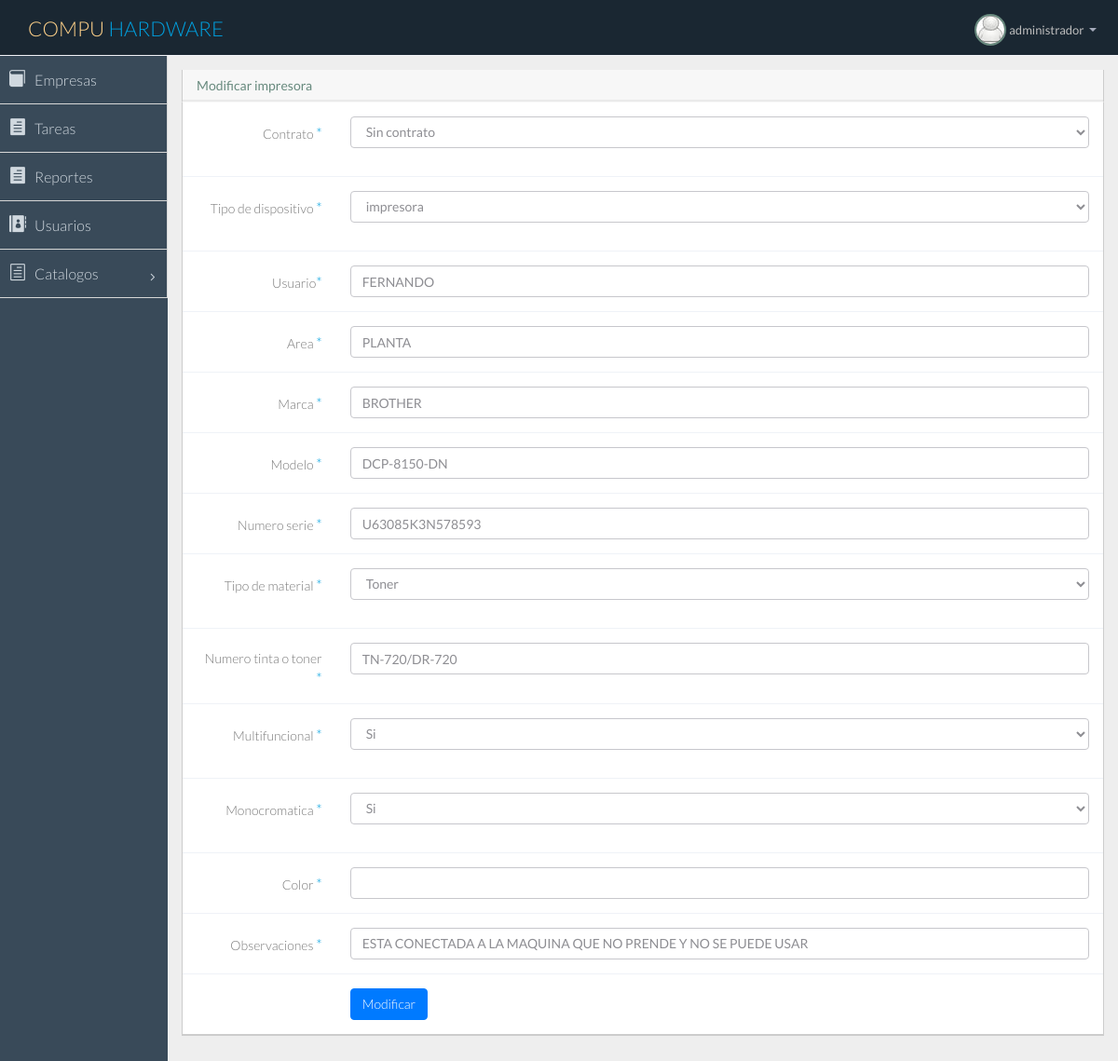
Screenshot of /forms/formImpresoraU.php?id=3 (signed in) with the database file from the repository.
### tables this page shows
CREATE TABLE IF NOT EXISTS `impresora` (
  `id_impresora` int(11) NOT NULL AUTO_INCREMENT,
  `id_empresa` int(11) NOT NULL,
  `id_contrato` int(11) DEFAULT NULL,
  `tipo` varchar(100) NOT NULL,
  `usuario` varchar(50) DEFAULT NULL,
  `area` varchar(60) DEFAULT NULL,
  `marca` varchar(100) DEFAULT NULL,
  `modelo` varchar(50) DEFAULT NULL,
  `numero_serie` varchar(50) DEFAULT NULL,
  `tipo_material` int(11) DEFAULT NULL,
  `numero_material` varchar(60) DEFAULT NULL,
  `multifuncional` int(11) DEFAULT NULL,
  `monocromatica` int(11) DEFAULT NULL,
  `color_monocromatica` varchar(100) DEFAULT NULL,
  `observaciones` text,
  `persona_creacion` int(11) DEFAULT NULL,
  `fecha_creacion` datetime DEFAULT NULL,
  `persona_modificacion` int(11) DEFAULT NULL,
  `fecha_modificacion` datetime DEFAULT NULL,
  `activo` tinyint(1) DEFAULT NULL,
  PRIMARY KEY (`id_impresora`),
  KEY `fk_impresora_empresa1_idx` (`id_empresa`),
  KEY `fk_impresora_contrato1_idx` (`id_contrato`)
);

### forms/formImpresoraU.php (the view, shortened to what this page needs)
<?php
if (isset($_SESSION['nombre'])) {
    if ($_SESSION['tipo_usuario'] == 1) {
        include '../libs/conexion.php';
        $tablaDeMysql = "impresora";
        $consulta = "SELECT * FROM " . $tablaDeMysql . " WHERE id_impresora LIKE '" . $_GET['id'] . "'";
        $resultado = $mysqli->query($consulta);
        $total = mysqli_num_rows($resultado);
        if ($total == 1) {
            while ($row = mysqli_fetch_row($resultado)) {
                $contrato = $row[2];
                $tipo = $row[3];
                $usuario = $row[4];
                $area = $row[5];
                $marca = $row[6];
                $modelo = $row[7];
                $numeroserie = $row[8];
                $tipo_material = $row[9];
                $num_material = $row[10];
                $multifuncional = $row[11];
                $monocromatico = $row[12];
                $color = $row[13];
                $observaciones = $row[14];
            }
        }
        ?>
        <!DOCTYPE html>
        <html lang="en">
        <?php
        include '../view/header.php';
        ?>
        <body>
        <section id="container" class="">
        <?php
        include '../view/menu.php';
        ?>
        <section id="main-content">
        <section class="wrapper">
        <div class="row">
        <div class="col-lg-12">
        <section class="panel">
            <header class="panel-heading">
                Modificar impresora
            </header>
            <div class="panel-body">
                <div class="form">
                    <form class="form-validate form-horizontal " id="register_form" method="post"
                          action="../controllers/updateImpresora.php?a=update&id=<?php echo $_GET['id'] ?>&id2=<?php echo $_GET['id2'] ?>">
                        <div class="form-group">
                            <label for="tipo" class="control-label col-lg-2">Contrato <span
                                    class="required">*</span></label>
                            <div class="col-lg-10">
                                <select class="form-control m-bot15" id="tipo" name="contrato">
                                    <?php
                                    if($contrato == 3){
                                        ?>
                                        <option value="">Sin contrato</option>
                                    <?php }else{
                                        include '../libs/conexion.php';
                                        $tablaDeMysql = "contrato";
                                        $consulta2 = "SELECT * FROM " . $tablaDeMysql . " WHERE activo LIKE 1 AND id_contrato LIKE ".$contrato."";
                                        $resultado2 = $mysqli->query($consulta2);
                                        while ($row2 = mysqli_fetch_row($resultado2)) {
                                            ?>
                                            <option
                                                value="<?php echo $row2[0] ?>"><?php echo $row2[2] ?></option>
                                        <?php }}  ?>
                                </select>
                            </div>
                        </div>
                        <div class="form-group">
                            <label for="tipo" class="control-label col-lg-2">Tipo de dispositivo <span
                                    class="required">*</span></label>
                            <div class="col-lg-10">
                                <select class="form-control m-bot15" id="tipo" name="tipo" required>
                                    <option
                                        value="<?php echo $tipo ?>"><?php echo $tipo ?></option>
                                </select>
                            </div>
                        </div>
                        <div class="form-group ">
                            <label for="fullname" class="control-label col-lg-2">Usuario<span
                                    class="required">*</span></label>
                            <div class="col-lg-10">
                                <input class=" form-control" id="usuario" name="usuario" type="text"
                                       required value="<?php echo $usuario; ?>" onfocus="if(this.value=='<?php echo $usuario; ?>')this.value=''"/>
                            </div>
                        </div>
                        <div class="form-group ">
                            <label for="fullname" class="control-label col-lg-2">Area <span
                                    class="required">*</span></label>
                            <div class="col-lg-10">
                                <input class=" form-control" id="fullname" name="area"
                                       type="text" value="<?php echo $area; ?>" onfocus="if(this.value=='<?php echo $area; ?>')this.value=''"/>
                            </div>
                        </div>
                        <div class="form-group ">
                            <label for="fullname" class="control-label col-lg-2">Marca <span
                                    class="required">*</span></label>
                            <div class="col-lg-10">
                                <input class=" form-control" id="fullname" name="marca"
                                       type="text" value="<?php echo $marca; ?>" onfocus="if(this.value=='<?php echo $marca; ?>')this.value=''"/>
                            </div>
                        </div>
                        <div class="form-group ">
                            <label for="fullname" class="control-label col-lg-2">Modelo <span
                                    class="required">*</span></label>
                            <div class="col-lg-10">
                                <input class=" form-control" id="fullname" name="modelo"
                                       type="text" value="<?php echo $modelo; ?>" onfocus="if(this.value=='<?php echo $modelo; ?>')this.value=''"/>
                            </div>
                        </div>
                        <div class="form-group ">
                            <label for="fullname" class="control-label col-lg-2">Numero serie <span
                                    class="required">*</span></label>
                            <div class="col-lg-10">
                                <input class=" form-control" id="fullname" name="numero_serie"
                                       type="text" value="<?php echo $numeroserie; ?>" onfocus="if(this.value=='<?php echo $numeroserie; ?>')this.value=''"/>
                            </div>
                        </div>
                        <div class="form-group">
                            <label for="tipo" class="control-label col-lg-2">Tipo de material <span
                                    class="required">*</span></label>
                            <div class="col-lg-10">
                                <select class="form-control m-bot15" id="tipo" name="material" required>
                                    <?php if ($tipo_material== 1){
                                               $tipo_materialtext= 'Tinta';
                                                                }
        else{
            $tipo_materialtext='Toner';
        }
                                   ?>
                                        <option
                                            value="<?php echo $tipo_material ?>"><?php echo $tipo_materialtext ?></option>
                                </select>
                            </div>
                        </div>
                        <div class="form-group ">
                            <label for="fullname" class="control-label col-lg-2">Numero tinta o toner <span
                                    class="required">*</span></label>
                            <div class="col-lg-10">
                                <input class=" form-control" id="fullname" name="numero_material"
                                       type="text" value="<?php echo $num_material; ?>" onfocus="if(this.value=='<?php echo $num_material; ?>')this.value=''"/>
                            </div>
                        </div>
                        <div class="form-group">
                            <label for="tipo" class="control-label col-lg-2">Multifuncional <span
                                    class="required">*</span></label>
                            <div class="col-lg-10">
                                <select class="form-control m-bot15" id="tipo" name="multifuncional" required>
                                    <?php if ($multifuncional== 1){
                                        $multifuncionaltext= 'Si';
                                    }
                                    else{
                                        $multifuncionaltext='No';
                                    }
                                    ?>
                                    <option
                                        value="<?php echo $multifuncional ?>"><?php echo $multifuncionaltext ?></option>
                                </select>
                            </div>
                        </div>
                        <div class="form-group">
                            <label for="tipo" class="control-label col-lg-2">Monocromatica <span
                                    class="required">*</span></label>
                            <div class="col-lg-10">
                                <select class="form-control m-bot15" id="tipo" name="monocromatica" required>
                                    <?php if ($monocromatico== 1){
                                        $monocromaticotext= 'Si';
                                    }
                                    else{
                                        $monocromaticotext='No';
                                    }
                                    ?>
                                    <option
                                        value="<?php echo $monocromatico ?>"><?php echo $monocromaticotext ?></option>
                                </select>
                            </div>
                        </div>
                        <div class="form-group ">
                            <label for="fullname" class="control-label col-lg-2">Color <span
                                    class="required">*</span></label>
                            <div class="col-lg-10">
                                <input class=" form-control" id="fullname" name="color_monocromatica"
                                       type="text" value="<?php echo $color; ?>" onfocus="if(this.value=='<?php echo $color; ?>')this.value=''"/>
                            </div>
                        </div>
                        <div class="form-group ">
                            <label for="fullname" class="control-label col-lg-2">Observaciones <span
                                    class="required">*</span></label>
                            <div class="col-lg-10">
                                <input class=" form-control" id="fullname" name="observaciones"
                                       type="text" value="<?php echo $observaciones; ?>" onfocus="if(this.value=='<?php echo $observaciones; ?>')this.value=''"/>
                            </div>
                        </div>
                        <div class="form-group">
                            <div class="col-lg-offset-2 col-lg-10">
                                <button class="btn btn-primary" type="submit">Modificar</button>
                            </div>
                        </div>
                    </form>
                </div>
            </div>
        </section>
        </div>
        </div>
        </section>
        </section>
        </section>
        </body>
        </html>
    <?php
    } else {
        SESSION_UNSET();
        SESSION_DESTROY();
        header('Location: ../index.php?e=error1');
        echo 'El usuario no es correcto';
    }
} else {
    header('Location: ../index.php?e=error');
    echo 'El usuario no es correcto';
}
?>

### rows the page displays
impresora: tipo "impresora", usuario "FERNANDO", area "PLANTA", marca "BROTHER", modelo "DCP-8150-DN", numero_serie "U63085K3N578593", material "Toner", numero_material "TN-720/DR-720", multifuncional "Si", monocromatica "Si", observaciones "ESTA CONECTADA A LA MAQUINA QUE NO PRENDE Y NO SE PUEDE USAR"

### other values shown
$_SESSION['nombre'] "administrador"
